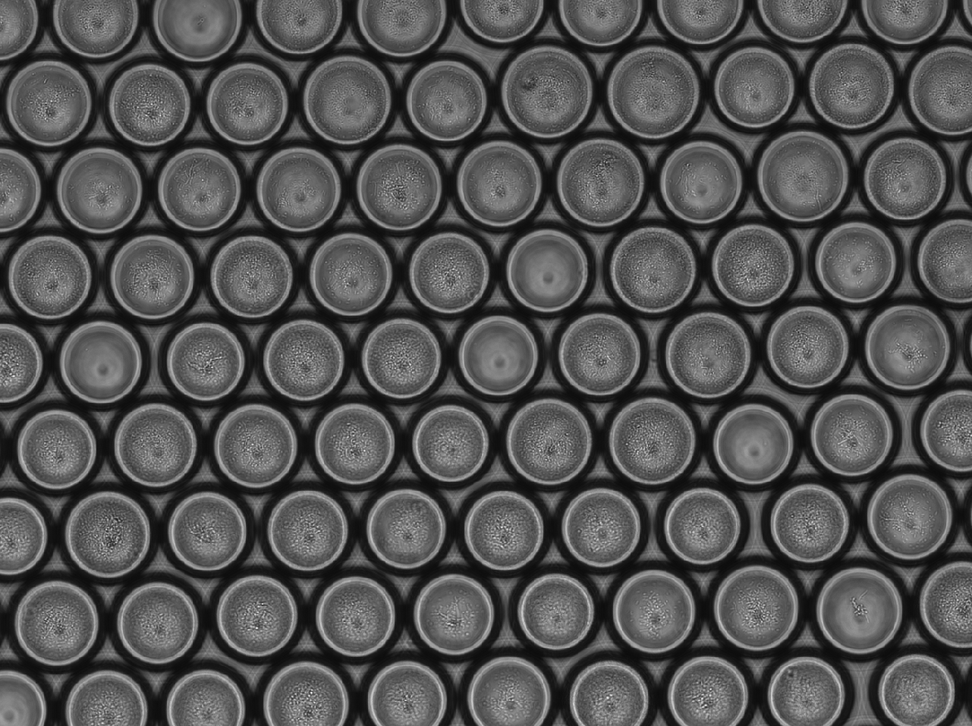
%> input picture droplet_histograms/Figure1/images/brightfield/20190611_100um.BMP, 972 x 726 px, shrunk from 1281 x 957 before the run, given in place of 20190611_55um.BMP, which was not available
$ octave droplet_variation_MC.m   (GNU Octave 9; MATLAB toolbox functions it lacks are replaced by stand-ins)
%> lines starting %> are read from the running program, lines starting %| are printed output that depends on the picture; in (x1, y1, x2, y2) boxes, pixels count from 0 and x2, y2 are one past the last pixel; in counts of white or black regions, pixels touching at a corner belong together; the program's own positions count from 1; pictures that were not available may be replaced by others from this repository, and a replacement may not be noted
### droplet_histograms/Figure1/dropletvariation_55um_MC.m
%construct full brightfield microscopy image
image = imread('images/brightfield/20190611_55um.BMP');
%> image is the input picture: size 726x972x3 uint8; min 12, max 247, mean 81.3
%construct full fluorescence image
image_fluor = (imread('images/fluor/C2-20190611_55um_f.jpg'));
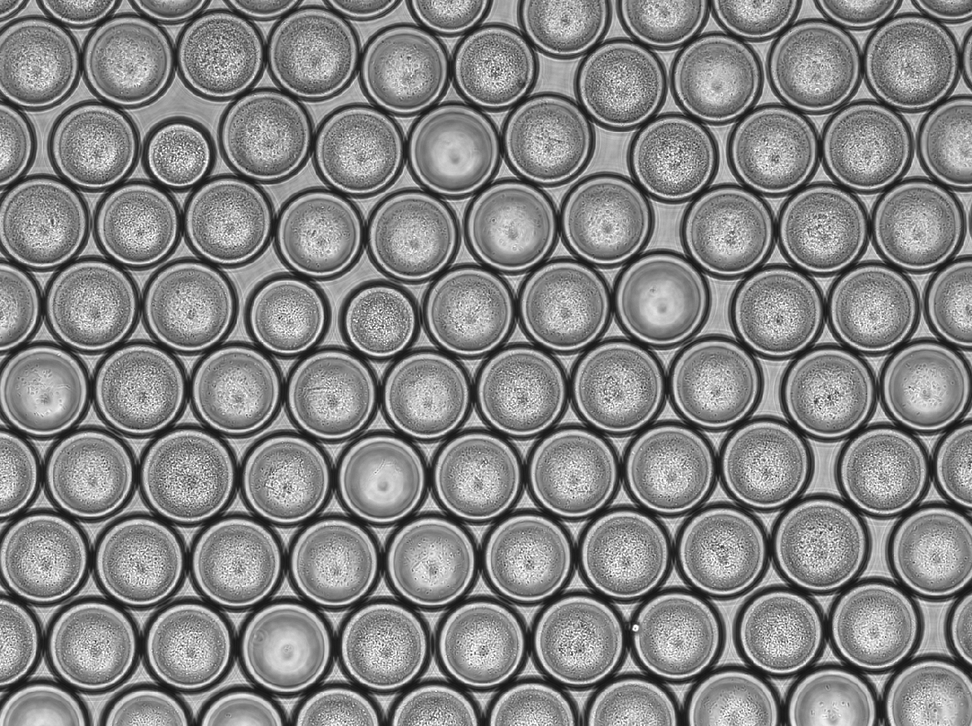
%> input picture droplet_histograms/Figure1/images/brightfield/20190611_100um_1.BMP, 972 x 726 px, shrunk from 1281 x 957 before the run, given in place of C2-20190611_55um_f.jpg, which was not available
%> image_fluor is the input picture: size 726x972x3 uint8; min 21, max 255, mean 132.7

%detect droplets, may need to change sensitivity parameter to increase
%effectiveness
[centers,radii] = imfindcircles(image,[20 40],'Sensitivity',0.90);
%> centers = 90 rows, first 12: [450.9 444.5; 702.4 527; 556.2 612.8; 206 362.6; 207.8 532.4; 601.9 528.7; 356 618; 810 523.9; 806.4 695.8; 57 450.5; 916.8 692.5; 454.3 615.5]; radii = 90 values, max 40 at index 83, min 20 at index 87, mean 35.2
imshow(image)
imshow(image_fluor)
hold on
h = viscircles(centers, radii)
num_circles = length(centers);
%> num_circles = 90
hold off

%go through each droplet and calculate and track brightness value
intensity_tracker_55um = zeros(num_circles,1);
for n=1:num_circles
    center = centers(n,:);
    radius = radii(n);

    [xgrid, ygrid] = meshgrid(1:size(image,2), 1:size(image,1));
    mask = ((xgrid-center(1,1)).^2 + (ygrid-center(1,2)).^2) <= radius.^2;
    intensity_droplet = (image_fluor(mask));

    intensity=sum(intensity_droplet);
    norm_intensity = intensity/(radius.^2*pi);
    intensity_tracker_55um(n) = norm_intensity;
end
%> this loop made 90 passes
%> (center, radius, intensity, norm_intensity) on passes 1 to 12: ([450.9 444.5], 38.08, 596990, 131), ([702.4 527], 37.73, 587652, 131.4), ([556.2 612.8], 37.77, 583831, 130.3), ([206 362.6], 38.55, 595378, 127.5), ([207.8 532.4], 38.9, 605536, 127.4), ([601.9 528.7], 38.65, 613372, 130.7), ([356 618], 38.7, 603565, 128.3), ([810 523.9], 38.99, 650422, 136.2), ([806.4 695.8], 37.83, 580246, 129), ([57 450.5], 38.86, 606077, 127.8), ([916.8 692.5], 37.39, 627869, 142.9), ([454.3 615.5], 38.62, 612987, 130.8)
%> after the loop, intensity_tracker_55um = 90 values, max 142.9 at index 11, min 77.07 at index 34, mean 120.6

### droplet_histograms/Figure1/dropletvariation_100um_MC.m
%requires 2 brightfield and ImageJ-edited fluorescence photos to have more
%than 100 droplets for 150 um diameter droplets

%construct full brightfield microscopy image
image1 = imread('images/brightfield/20190611_100um.BMP');
image2 = imread('images/brightfield/20190611_100um_1.BMP');
image_total = [image1 image2];
%construct full fluorescence image
image_fluor1 = (imread('images/fluor/C2-20190611_100um_f.jpg'));
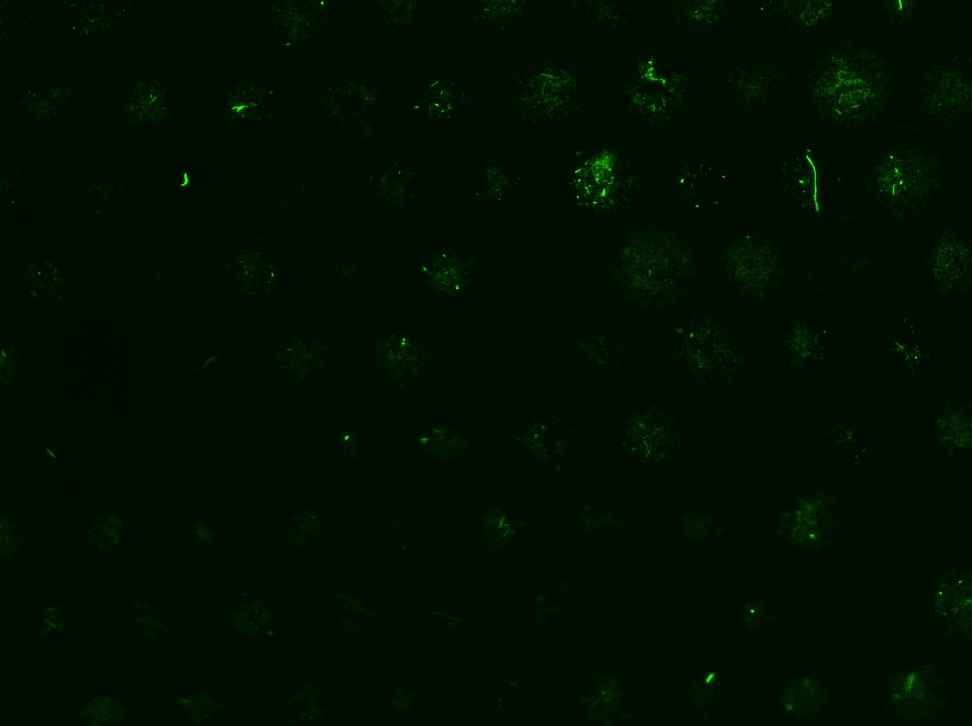
%> input picture droplet_histograms/Figure1/images/fluor/C2-20190611_100um_f.jpg, 972 x 726 px, shrunk from 1281 x 957 before the run
%> image_fluor1 is the input picture: size 726x972x3 uint8; mean R, G, B 1.2, 14.4, 1.3
image_fluor2 = (imread('images/fluor/C2-20190611_100um_1_f.jpg'));
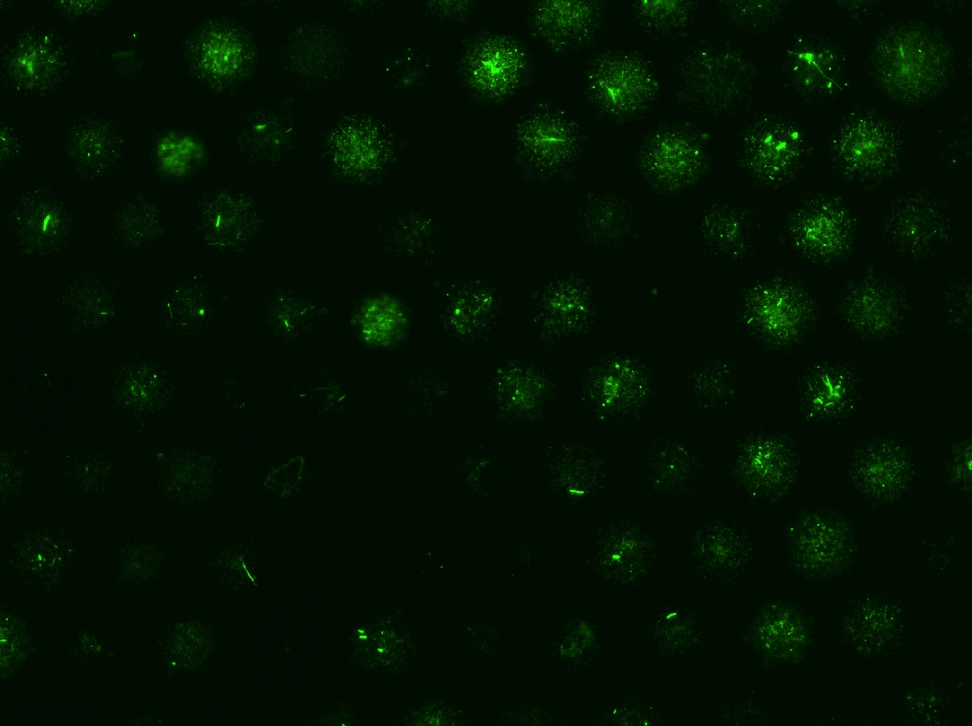
%> input picture droplet_histograms/Figure1/images/fluor/C2-20190611_100um_1_f.jpg, 972 x 726 px, shrunk from 1281 x 957 before the run
%> image_fluor2 is the input picture: size 726x972x3 uint8; mean R, G, B 1.7, 18.3, 1.4
image_fluor_total = [image_fluor1 image_fluor2];

%detect droplets, may need to change sensitivity parameter to increase
%effectiveness and change diameter range to get within acceptable droplet
%size range
[centers,radii] = imfindcircles(image_total,[30 60],'Sensitivity',0.90);
%> centers = 183 rows, first 12: [1633.5 300.3; 1258.7 648.5; 1550.9 641.5; 1354.4 479.9; 1454.3 645; 1304.4 395.2; 1209.1 563.4; 1258.5 480; 1484 227.6; 1259.9 317.5; 1208.5 390.5; 1306.6 563.5]; radii = 183 values, max 45.94 at index 136, min 30.98 at index 141, mean 41.54
imshow(image_total)
imshow(image_fluor_total)
hold on
h = viscircles(centers, radii)
num_circles = length(centers);
%> num_circles = 183
hold off

%go through each droplet and calculate and track brightness value
intensity_tracker_100um = zeros(num_circles,1);
for n=1:num_circles
    center = centers(n,:);
    radius = radii(n);

    [xgrid, ygrid] = meshgrid(1:size(image_total,2), 1:size(image_total,1));
    mask = ((xgrid-center(1,1)).^2 + (ygrid-center(1,2)).^2) <= radius.^2;
    intensity_droplet = (image_fluor_total(mask));

    intensity=sum(intensity_droplet);
    norm_intensity = intensity/(radius.^2*pi);
    intensity_tracker_100um(n) = norm_intensity;
end
%> this loop made 183 passes
%> (center, radius, intensity, norm_intensity) on passes 1 to 3: ([1633.5 300.3], 44.4, 6295, 1.02), ([1258.7 648.5], 43.81, 6807, 1.13), ([1550.9 641.5], 43.74, 8630, 1.44)
%> pass 1, `mask = ((xgrid-center(1,1)).^2 + (ygrid-center(1,2)).^2) <= radius.^2;`:
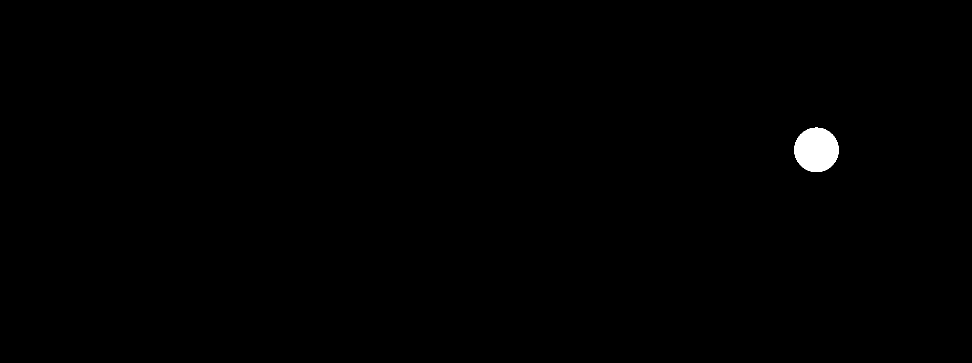
%> mask: size 726x1944 logical (shown at 1/2 size); 0.44% white; 1 white region, box (x1, y1, x2, y2) and area: (1589, 255, 1677, 344) 6188
%> after the loop, intensity_tracker_100um = 183 values, max 6.85 at index 104, min 0.538 at index 171, mean 1.6
%> `dropletvariation_100um_MC`:
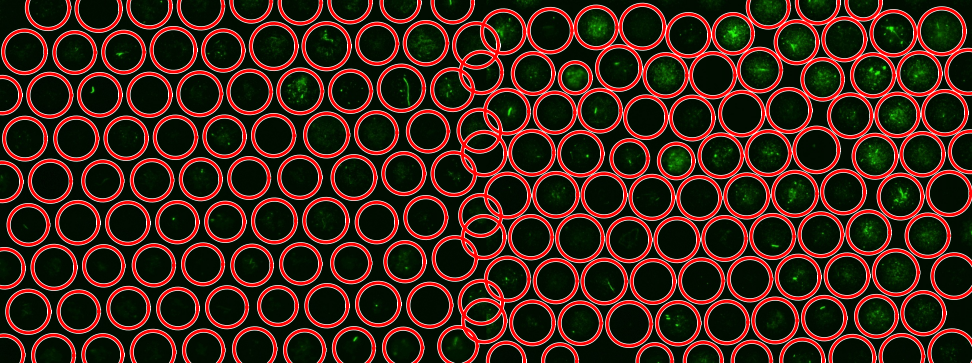
%> figure redrawn from the program's plot data; shown at 1/2 size

### droplet_histograms/Figure1/dropletvariation_150um_MC.m
%requires 4 brightfield and ImageJ-edited fluorescence photos to have more
%than 100 droplets for 150 um diameter droplets

%construct full brightfield microscopy image
image1 = imread('images/brightfield/20190611_150um.BMP');
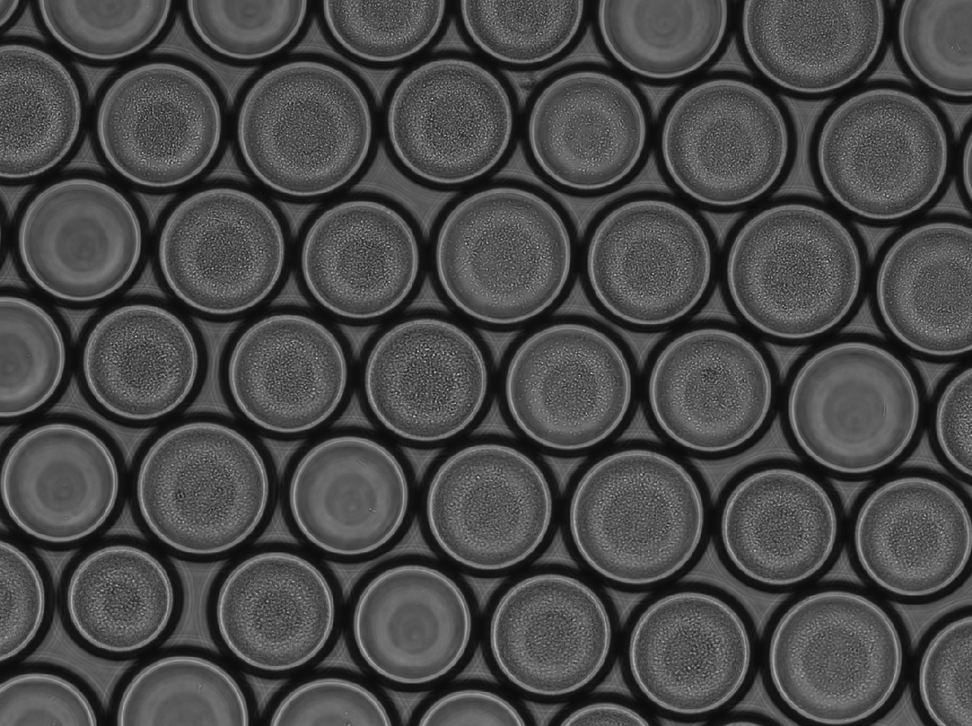
%> input picture droplet_histograms/Figure1/images/brightfield/20190611_150um.BMP, 972 x 726 px, shrunk from 1281 x 957 before the run
%> image1 is the input picture: size 726x972x3 uint8; min 11, max 213, mean 72.9
image2 = imread('images/brightfield/20190611_150um_1.BMP');
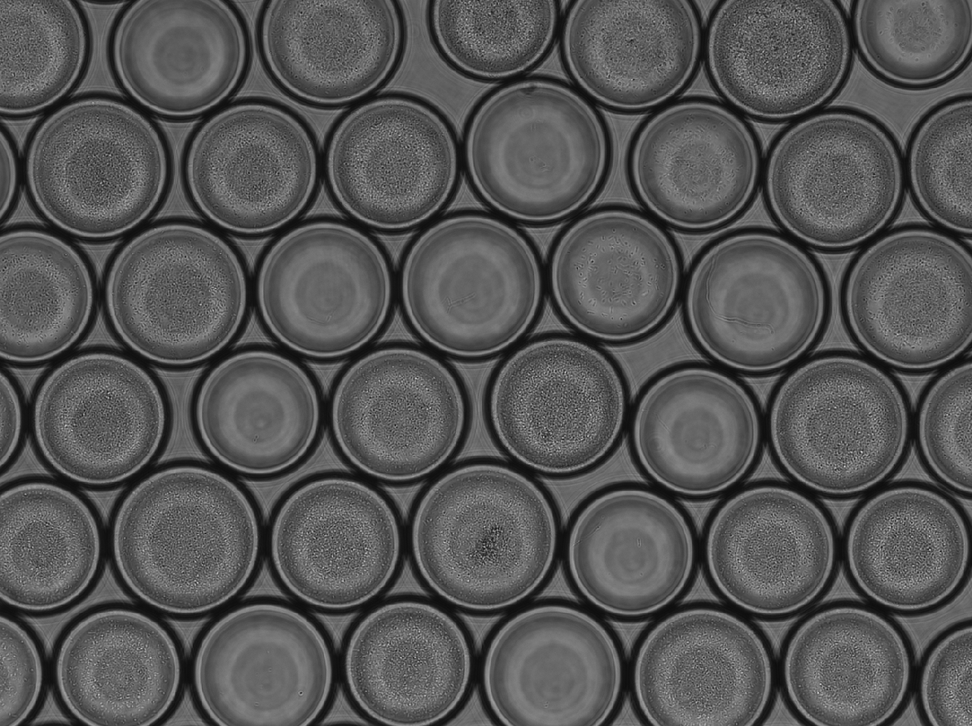
%> input picture droplet_histograms/Figure1/images/brightfield/20190611_150um_1.BMP, 972 x 726 px, shrunk from 1281 x 957 before the run
%> image2 is the input picture: size 726x972x3 uint8; min 13, max 208, mean 85
%> the run ends on the next line
image3 = imread('images/brightfield/20190611_150um_2.BMP');
image4 = imread('images/brightfield/20190611_150um_3.BMP');
image_total = [image1 image2 image3 image4];
%construct full fluorescence image
image_fluor1 = (imread('images/fluor/C2-20190611_150um_f.jpg'));
image_fluor2 = (imread('images/fluor/C2-20190611_150um_1_f.jpg'));
image_fluor3 = (imread('images/fluor/C2-20190611_150um_2_f.jpg'));
image_fluor4 = (imread('images/fluor/C2-20190611_150um_3_f.jpg'));
image_fluor_total = [image_fluor1 image_fluor2 image_fluor3 image_fluor4];

%detect droplets, may need to change sensitivity parameter to increase
%effectiveness and change diameter range to get within acceptable droplet
%size range
[centers,radii] = imfindcircles(image_total,[70 100],'Sensitivity',0.94);
imshow(image_total)
imshow(image_fluor_total)
hold on
h = viscircles(centers, radii)
num_circles = length(centers);
hold off

%go through each droplet and calculate and track brightness value
intensity_tracker_150um = zeros(num_circles,1);
for n=1:num_circles
    center = centers(n,:);
    radius = radii(n);

    [xgrid, ygrid] = meshgrid(1:size(image_total,2), 1:size(image_total,1));
    mask = ((xgrid-center(1,1)).^2 + (ygrid-center(1,2)).^2) <= radius.^2;
    intensity_droplet = (image_fluor_total(mask));

    intensity=sum(intensity_droplet);
    norm_intensity = intensity/(radius.^2*pi);
    intensity_tracker_150um(n) = norm_intensity;
end

### droplet_histograms/Figure1/droplet_variation_MC.m
%This script generates the histograms in Figure 1b
%This is the main script that calls the sub-scripts to run the individual
%sections for each droplet size (55, 100, 150 um)

%run separate droplet sections to collect droplet data
dropletvariation_55um_MC
dropletvariation_100um_MC
dropletvariation_150um_MC
